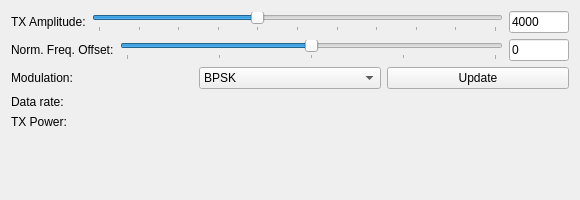
<?xml version="1.0" encoding="UTF-8"?>
<ui version="4.0">
 <class>tx_ctrl</class>
 <widget class="QWidget" name="tx_ctrl">
  <property name="geometry">
   <rect>
    <x>0</x>
    <y>0</y>
    <width>580</width>
    <height>200</height>
   </rect>
  </property>
  <property name="sizePolicy">
   <sizepolicy hsizetype="Preferred" vsizetype="Preferred">
    <horstretch>0</horstretch>
    <verstretch>0</verstretch>
   </sizepolicy>
  </property>
  <property name="minimumSize">
   <size>
    <width>580</width>
    <height>200</height>
   </size>
  </property>
  <property name="windowTitle">
   <string>Form</string>
  </property>
  <layout class="QVBoxLayout" name="verticalLayout">
   <item>
    <layout class="QHBoxLayout" name="horizontalLayout_2">
     <item>
      <widget class="QLabel" name="label_txpower">
       <property name="text">
        <string>TX Amplitude:</string>
       </property>
      </widget>
     </item>
     <item>
      <widget class="QSlider" name="horizontalSlider_txampl">
       <property name="minimumSize">
        <size>
         <width>400</width>
         <height>0</height>
        </size>
       </property>
       <property name="maximum">
        <number>10000</number>
       </property>
       <property name="value">
        <number>4000</number>
       </property>
       <property name="sliderPosition">
        <number>4000</number>
       </property>
       <property name="tracking">
        <bool>true</bool>
       </property>
       <property name="orientation">
        <enum>Qt::Horizontal</enum>
       </property>
       <property name="tickPosition">
        <enum>QSlider::TicksBelow</enum>
       </property>
       <property name="tickInterval">
        <number>1000</number>
       </property>
      </widget>
     </item>
     <item>
      <widget class="QLineEdit" name="lineEdit_txampl">
       <property name="minimumSize">
        <size>
         <width>0</width>
         <height>0</height>
        </size>
       </property>
       <property name="maximumSize">
        <size>
         <width>60</width>
         <height>16777215</height>
        </size>
       </property>
       <property name="text">
        <string>4000</string>
       </property>
       <property name="maxLength">
        <number>5</number>
       </property>
      </widget>
     </item>
    </layout>
   </item>
   <item>
    <layout class="QHBoxLayout" name="horizontalLayout">
     <item>
      <widget class="QLabel" name="label_freqoff">
       <property name="text">
        <string>Norm. Freq. Offset:</string>
       </property>
      </widget>
     </item>
     <item>
      <widget class="QSlider" name="horizontalSlider_freqoff">
       <property name="minimumSize">
        <size>
         <width>0</width>
         <height>0</height>
        </size>
       </property>
       <property name="minimum">
        <number>-10000</number>
       </property>
       <property name="maximum">
        <number>10000</number>
       </property>
       <property name="singleStep">
        <number>100</number>
       </property>
       <property name="pageStep">
        <number>100</number>
       </property>
       <property name="orientation">
        <enum>Qt::Horizontal</enum>
       </property>
       <property name="tickPosition">
        <enum>QSlider::TicksBelow</enum>
       </property>
       <property name="tickInterval">
        <number>5000</number>
       </property>
      </widget>
     </item>
     <item>
      <widget class="QLineEdit" name="lineEdit_freqoff">
       <property name="maximumSize">
        <size>
         <width>60</width>
         <height>16777215</height>
        </size>
       </property>
       <property name="text">
        <string>0</string>
       </property>
       <property name="maxLength">
        <number>6</number>
       </property>
      </widget>
     </item>
    </layout>
   </item>
   <item>
    <layout class="QHBoxLayout" name="horizontalLayout_3">
     <item>
      <layout class="QGridLayout" name="gridLayout">
       <property name="margin">
        <number>0</number>
       </property>
       <item row="0" column="0">
        <layout class="QGridLayout" name="gridLayout_3">
         <item row="1" column="0">
          <widget class="QLabel" name="label_mod">
           <property name="text">
            <string>Modulation:</string>
           </property>
          </widget>
         </item>
         <item row="1" column="1">
          <widget class="QComboBox" name="comboBox_modulation">
           <item>
            <property name="text">
             <string>BPSK</string>
            </property>
           </item>
           <item>
            <property name="text">
             <string>QPSK</string>
            </property>
           </item>
           <item>
            <property name="text">
             <string>8-PSK</string>
            </property>
           </item>
           <item>
            <property name="text">
             <string>16-QAM</string>
            </property>
           </item>
           <item>
            <property name="text">
             <string>32-QAM</string>
            </property>
           </item>
           <item>
            <property name="text">
             <string>64-QAM</string>
            </property>
           </item>
           <item>
            <property name="text">
             <string>128-QAM</string>
            </property>
           </item>
           <item>
            <property name="text">
             <string>256-QAM</string>
            </property>
           </item>
          </widget>
         </item>
         <item row="1" column="2">
          <widget class="QPushButton" name="pushButton_update">
           <property name="minimumSize">
            <size>
             <width>0</width>
             <height>0</height>
            </size>
           </property>
           <property name="text">
            <string>Update</string>
           </property>
          </widget>
         </item>
        </layout>
       </item>
       <item row="1" column="0">
        <layout class="QGridLayout" name="gridLayout_2">
         <property name="margin">
          <number>0</number>
         </property>
         <item row="0" column="0">
          <widget class="QLabel" name="label_datarate">
           <property name="text">
            <string>Data rate:</string>
           </property>
          </widget>
         </item>
         <item row="0" column="1">
          <widget class="QLabel" name="label_datarate_value">
           <property name="minimumSize">
            <size>
             <width>50</width>
             <height>0</height>
            </size>
           </property>
           <property name="text">
            <string/>
           </property>
          </widget>
         </item>
         <item row="4" column="0">
          <widget class="QLabel" name="label">
           <property name="text">
            <string>TX Power:</string>
           </property>
          </widget>
         </item>
         <item row="4" column="1">
          <widget class="QLabel" name="label_power_value">
           <property name="text">
            <string/>
           </property>
          </widget>
         </item>
        </layout>
       </item>
       <item row="3" column="0">
        <spacer name="verticalSpacer">
         <property name="orientation">
          <enum>Qt::Vertical</enum>
         </property>
         <property name="sizeHint" stdset="0">
          <size>
           <width>20</width>
           <height>40</height>
          </size>
         </property>
        </spacer>
       </item>
      </layout>
     </item>
    </layout>
   </item>
  </layout>
 </widget>
 <resources/>
 <connections/>
</ui>
